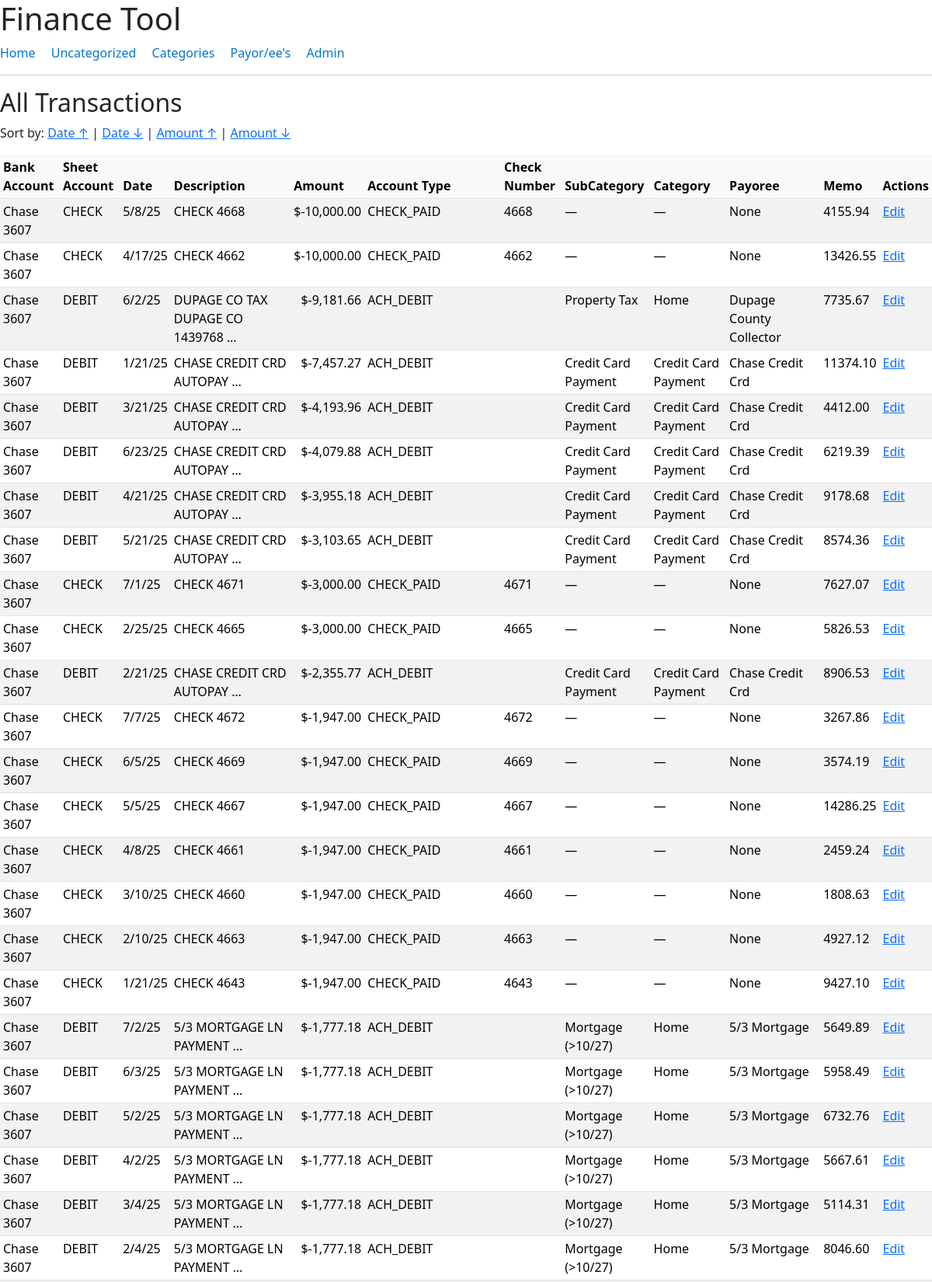
Page /transactions/list/?sort=amount (upper part) on the committed database.
### transactions/models.py (models this page shows, shortened)
class Transaction(models.Model):
    class Meta:
       constraints = [
        models.UniqueConstraint(fields=['date', 'amount', 'description', 'bank_account'], name='unique_transaction')
    ]
       indexes = [
        models.Index(fields=['date', 'amount', 'description', 'bank_account']),
    ]
    source = models.CharField(max_length=255)  # Filename of CSV
    bank_account = models.CharField(max_length=100)  # Financial institution
    sheet_account = models.CharField(max_length=100)  # Income, expense, etc.
    date = models.DateField()
    description = models.TextField()
    amount = models.DecimalField(max_digits=10, decimal_places=2)
    account_type = models.CharField(max_length=50)  # Checking, savings, etc.
    check_num = models.CharField(max_length=50, blank=True, null=True)
    payoree = models.ForeignKey(
        Payoree,
        null=True,
        blank=True,
        on_delete=models.SET_NULL
    )
    memo = models.TextField(blank=True, null=True)
    subcategory = models.ForeignKey(
        Category,
        null=True,
        blank=True,
        on_delete=models.SET_NULL
    )

class Category(models.Model):
    class Meta:
        constraints = [
            models.UniqueConstraint(fields=['parent', 'name'], name='unique_subcategory_per_parent'),
            models.UniqueConstraint(fields=['name'], condition=Q(parent__isnull=True), name='unique_top_level_category')
    ]
        indexes = [
            models.Index(fields=['name']),
    ]
    name = models.CharField(max_length=100)
    type = models.CharField(max_length=30, choices=[
        ('income', 'Income'),
        ('expense', 'Expense'),
        ('transfer', 'Transfer'),
        ('asset', 'Asset'),
        ('liability', 'Liability'),
        ('equity', 'Equity')
    ], default='expense')
    parent = models.ForeignKey(
        'self',
        null=True,
        blank=True,
        on_delete=models.CASCADE,
        related_name='subcategories'
    )

class Payoree(models.Model):
    class Meta:
        constraints = [
            models.UniqueConstraint(fields=['name'], name='unique_payoree')
    ]
        indexes = [
            models.Index(fields=['name']),
    ]
    name = models.CharField(max_length=255, unique=True)
    def __str__(self):
        return self.name

### transactions/views.py (the view)
# urls.py: path("list/", views.transactions_list, name="transactions_list"),
def transactions_list(request):
    sort_field = request.GET.get('sort', 'date')  # Default sort by date
    valid_fields = [
        'source', 'bank_account', 'sheet_account', 'date', 'description',
        'amount', 'account_type', 'check_num', 'payoree'
    ]
    if sort_field not in valid_fields:
        sort_field = 'date'
    transactions = Transaction.objects.all().order_by(sort_field)
    return render(request, "transactions/transactions_list.html", {"transactions": transactions})

### transactions/templates/transactions/transactions_list.html (shortened to what this page needs)
{% extends "base.html" %}
{% load humanize %}
{% block content %}
<h2>All Transactions</h2>
<p>Sort by:
    <a href="?sort=date">Date ↑</a> |
    <a href="?sort=-date">Date ↓</a> |
    <a href="?sort=amount">Amount ↑</a> |
    <a href="?sort=-amount">Amount ↓</a>
</p>
<table  class="table table-responsive table-striped table-hover table-sm py-0">
    <thead>
        <tr>
            <th>Bank Account</th>
            <th>Sheet Account</th>
            <th>Date</th>
            <th>Description</th>
            <th>Amount</th>
            <th>Account Type</th>
            <th>Check Number</th>
            <th>SubCategory</th>
            <th>Category</th>
            <th>Payoree</th>
            <th>Memo</th>
            <th>Actions</th>
        </tr>
    </thead>
    <tbody>
        {% for txn in transactions %}
        <tr>
            <td>{{ txn.bank_account }}</td>
            <td>{{ txn.sheet_account }}</td>
            <td>{{ txn.date|date:"n/j/y" }}</td>
            <td>{{ txn.description|truncatechars:40 }}</td>
            <td class="text-end">${{ txn.amount|floatformat:2|intcomma }}</td>
            <td>{{ txn.account_type }}</td>
            <td>{{ txn.check_num }}</td>
            <td>
                {% if txn.subcategory %}
                    {{ txn.subcategory.name }}
                {% else %}
                    —
                {% endif %}
            </td>
            <td>
                {% if txn.subcategory and txn.subcategory.parent %}
                    {{ txn.subcategory.parent.name }}
                {% else %}
                    —
                {% endif %}
            </td>
            <td>{{ txn.payoree }}</td>
            <td>{{ txn.memo }}</td>
            <td><a href="{% url 'categorize_transaction' txn.pk %}">Edit</a></td>
        </tr>
        {% empty %}
        <tr><td colspan="13">No transactions found.</td></tr>
        {% endfor %}
    </tbody>
</table>
{% endblock %}

### transactions/templates/base.html (style rules this page uses)
body { font-family: sans-serif; margin: 2rem; background-color: #f9f9f9; }
.table-responsive thead th { position: sticky; top: 0; background-color: #f8f9fa; z-index: 1; }

### rows in the picture
Transaction: bank_account "Chase 3607", sheet_account "CHECK", date "5/8/25", description "CHECK 4668", amount "-10,000.00", account_type "CHECK_PAID", check_num "4668", payoree "None", memo "4155.94"
Transaction: bank_account "Chase 3607", sheet_account "CHECK", date "4/17/25", description "CHECK 4662", amount "-10,000.00", account_type "CHECK_PAID", check_num "4662", payoree "None", memo "13426.55"
Transaction: bank_account "Chase 3607", sheet_account "DEBIT", date "6/2/25", description "DUPAGE CO TAX DUPAGE CO 1439768 …", amount "-9,181.66", account_type "ACH_DEBIT", subcategory.name "Property Tax", subcategory.parent.name "Home", payoree "Dupage County Collector", memo "7735.67"
Transaction: bank_account "Chase 3607", sheet_account "DEBIT", date "1/21/25", description "CHASE CREDIT CRD AUTOPAY …", amount "-7,457.27", account_type "ACH_DEBIT", subcategory.name "Credit Card Payment", subcategory.parent.name "Credit Card Payment", payoree "Chase Credit Crd", memo "11374.10"
Transaction: bank_account "Chase 3607", sheet_account "DEBIT", date "3/21/25", description "CHASE CREDIT CRD AUTOPAY …", amount "-4,193.96", account_type "ACH_DEBIT", subcategory.name "Credit Card Payment", subcategory.parent.name "Credit Card Payment", payoree "Chase Credit Crd", memo "4412.00"
Transaction: bank_account "Chase 3607", sheet_account "DEBIT", date "6/23/25", description "CHASE CREDIT CRD AUTOPAY …", amount "-4,079.88", account_type "ACH_DEBIT", subcategory.name "Credit Card Payment", subcategory.parent.name "Credit Card Payment", payoree "Chase Credit Crd", memo "6219.39"
Transaction: bank_account "Chase 3607", sheet_account "DEBIT", date "4/21/25", description "CHASE CREDIT CRD AUTOPAY …", amount "-3,955.18", account_type "ACH_DEBIT", subcategory.name "Credit Card Payment", subcategory.parent.name "Credit Card Payment", payoree "Chase Credit Crd", memo "9178.68"
Transaction: bank_account "Chase 3607", sheet_account "DEBIT", date "5/21/25", description "CHASE CREDIT CRD AUTOPAY …", amount "-3,103.65", account_type "ACH_DEBIT", subcategory.name "Credit Card Payment", subcategory.parent.name "Credit Card Payment", payoree "Chase Credit Crd", memo "8574.36"
Transaction: bank_account "Chase 3607", sheet_account "CHECK", date "7/1/25", description "CHECK 4671", amount "-3,000.00", account_type "CHECK_PAID", check_num "4671", payoree "None", memo "7627.07"
Transaction: bank_account "Chase 3607", sheet_account "CHECK", date "2/25/25", description "CHECK 4665", amount "-3,000.00", account_type "CHECK_PAID", check_num "4665", payoree "None", memo "5826.53"
Transaction: bank_account "Chase 3607", sheet_account "DEBIT", date "2/21/25", description "CHASE CREDIT CRD AUTOPAY …", amount "-2,355.77", account_type "ACH_DEBIT", subcategory.name "Credit Card Payment", subcategory.parent.name "Credit Card Payment", payoree "Chase Credit Crd", memo "8906.53"
Transaction: bank_account "Chase 3607", sheet_account "CHECK", date "7/7/25", description "CHECK 4672", amount "-1,947.00", account_type "CHECK_PAID", check_num "4672", payoree "None", memo "3267.86"
Transaction: bank_account "Chase 3607", sheet_account "CHECK", date "6/5/25", description "CHECK 4669", amount "-1,947.00", account_type "CHECK_PAID", check_num "4669", payoree "None", memo "3574.19"
Transaction: bank_account "Chase 3607", sheet_account "CHECK", date "5/5/25", description "CHECK 4667", amount "-1,947.00", account_type "CHECK_PAID", check_num "4667", payoree "None", memo "14286.25"
Transaction: bank_account "Chase 3607", sheet_account "CHECK", date "4/8/25", description "CHECK 4661", amount "-1,947.00", account_type "CHECK_PAID", check_num "4661", payoree "None", memo "2459.24"
Transaction: bank_account "Chase 3607", sheet_account "CHECK", date "3/10/25", description "CHECK 4660", amount "-1,947.00", account_type "CHECK_PAID", check_num "4660", payoree "None", memo "1808.63"
Transaction: bank_account "Chase 3607", sheet_account "CHECK", date "2/10/25", description "CHECK 4663", amount "-1,947.00", account_type "CHECK_PAID", check_num "4663", payoree "None", memo "4927.12"
Transaction: bank_account "Chase 3607", sheet_account "CHECK", date "1/21/25", description "CHECK 4643", amount "-1,947.00", account_type "CHECK_PAID", check_num "4643", payoree "None", memo "9427.10"
Transaction: bank_account "Chase 3607", sheet_account "DEBIT", date "7/2/25", description "5/3 MORTGAGE LN PAYMENT …", amount "-1,777.18", account_type "ACH_DEBIT", subcategory.name "Mortgage (>10/27)", subcategory.parent.name "Home", payoree "5/3 Mortgage", memo "5649.89"
Transaction: bank_account "Chase 3607", sheet_account "DEBIT", date "6/3/25", description "5/3 MORTGAGE LN PAYMENT …", amount "-1,777.18", account_type "ACH_DEBIT", subcategory.name "Mortgage (>10/27)", subcategory.parent.name "Home", payoree "5/3 Mortgage", memo "5958.49"
Transaction: bank_account "Chase 3607", sheet_account "DEBIT", date "5/2/25", description "5/3 MORTGAGE LN PAYMENT …", amount "-1,777.18", account_type "ACH_DEBIT", subcategory.name "Mortgage (>10/27)", subcategory.parent.name "Home", payoree "5/3 Mortgage", memo "6732.76"
Transaction: bank_account "Chase 3607", sheet_account "DEBIT", date "4/2/25", description "5/3 MORTGAGE LN PAYMENT …", amount "-1,777.18", account_type "ACH_DEBIT", subcategory.name "Mortgage (>10/27)", subcategory.parent.name "Home", payoree "5/3 Mortgage", memo "5667.61"
Transaction: bank_account "Chase 3607", sheet_account "DEBIT", date "3/4/25", description "5/3 MORTGAGE LN PAYMENT …", amount "-1,777.18", account_type "ACH_DEBIT", subcategory.name "Mortgage (>10/27)", subcategory.parent.name "Home", payoree "5/3 Mortgage", memo "5114.31"
Transaction: bank_account "Chase 3607", sheet_account "DEBIT", date "2/4/25", description "5/3 MORTGAGE LN PAYMENT …", amount "-1,777.18", account_type "ACH_DEBIT", subcategory.name "Mortgage (>10/27)", subcategory.parent.name "Home", payoree "5/3 Mortgage", memo "8046.60"
